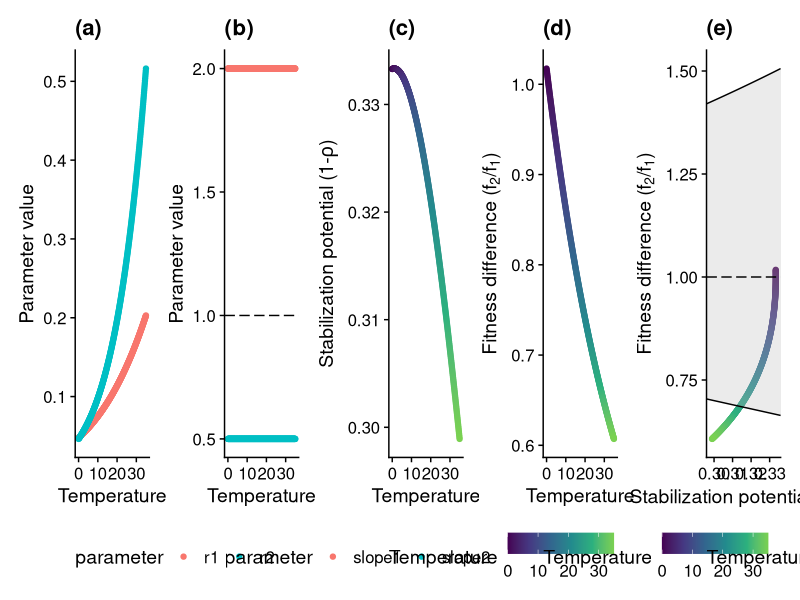
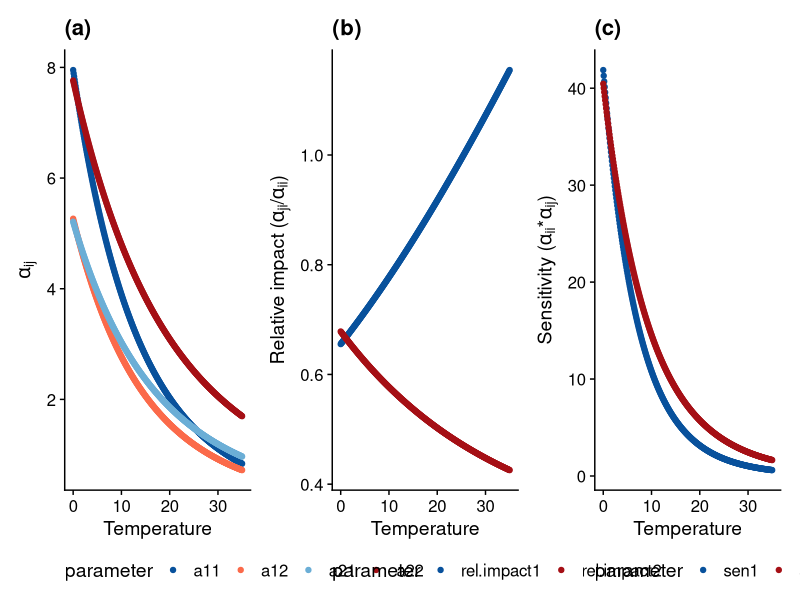
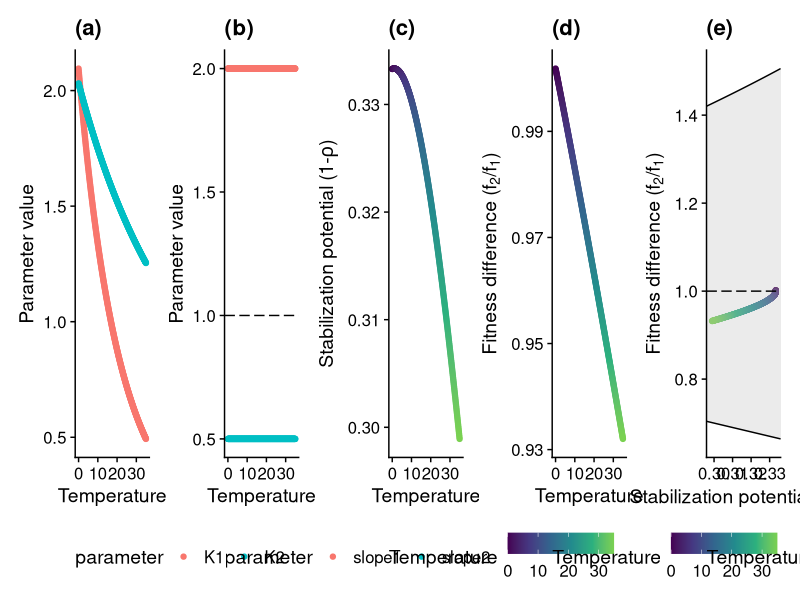
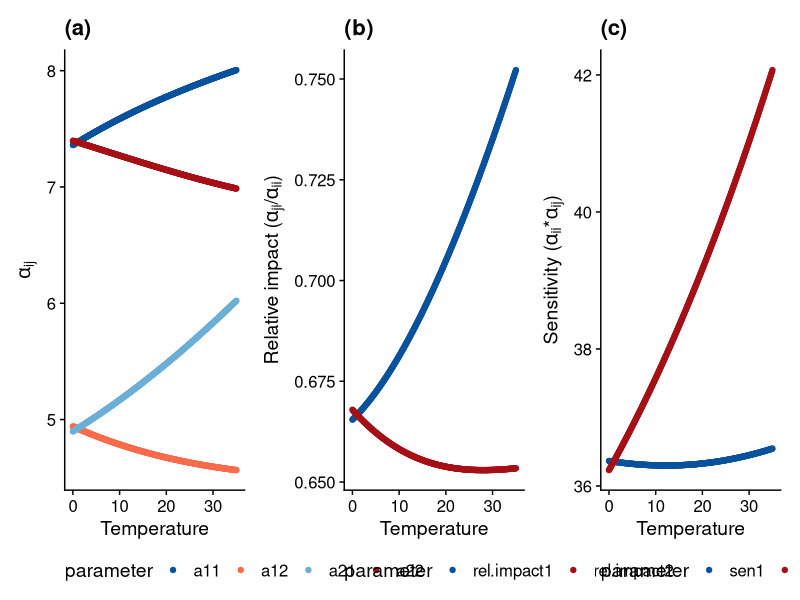
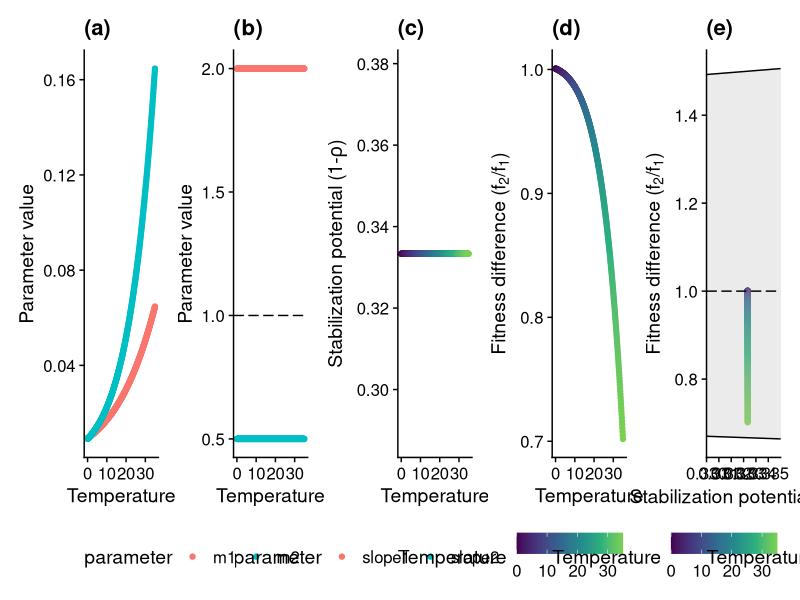
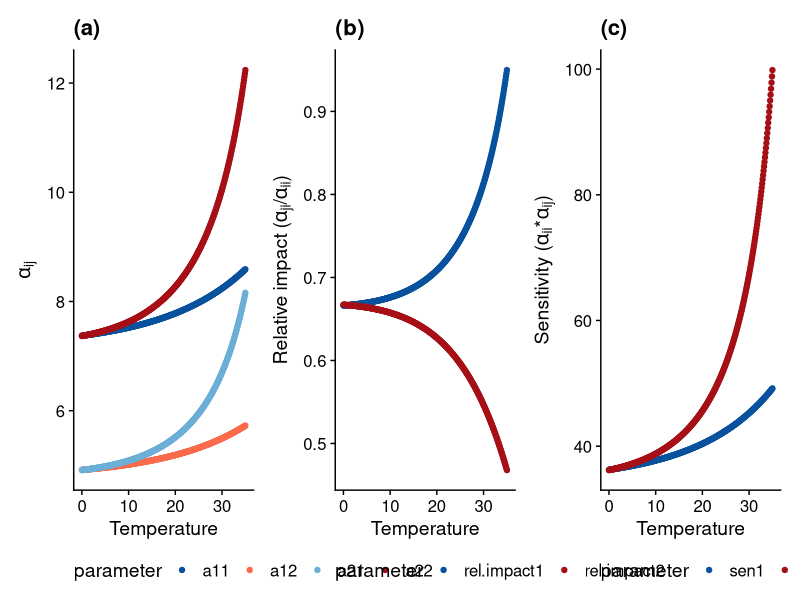
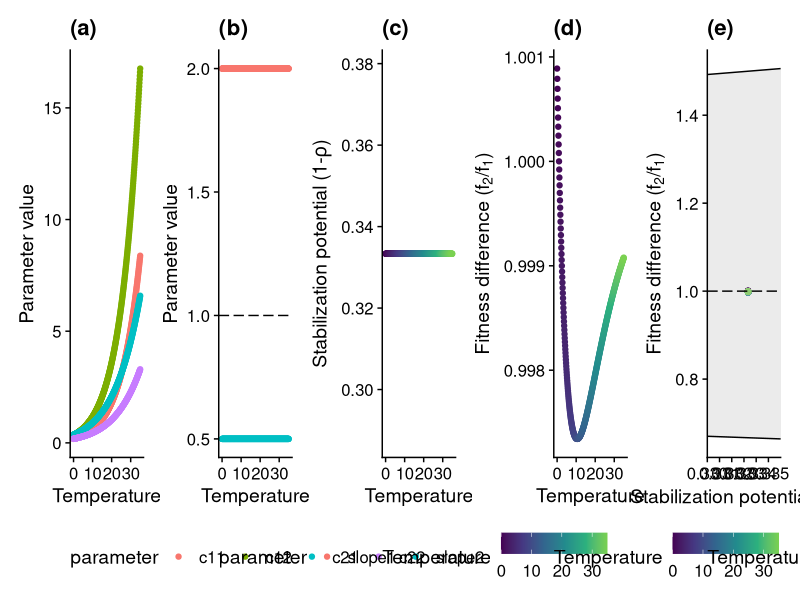
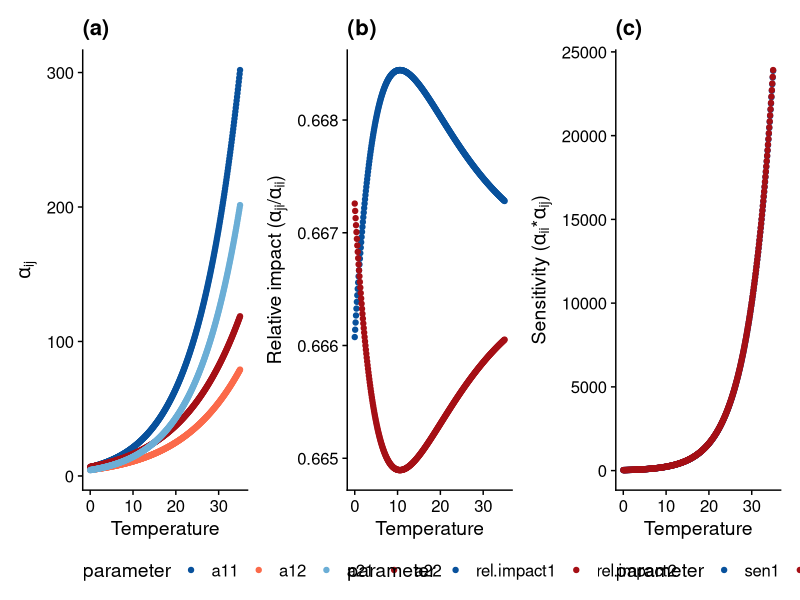

Generate these figures, in order, with R:
### PJK Apr 03 2020
library(tidyverse)
library(cowplot)
library(patchwork)
theme_set(theme_cowplot())



### Arrhenius function to model the temperature dependence
arrhenius_function <- function(Temp, E, b1, ref_temp = 1) {
  k <- 8.62e-05 #Boltzmann's constant
  E <- E # 0.6 # activation energy (eV)
  T <- Temp+273.15 #range of temp in K
  Tc <- ref_temp+273.15 #reference temperature
  
  metabolism<-(b1*exp(1)^(E*(1/(k*Tc)-1/(k*T))))
  return(metabolism)
}



### Function to calculate MCT components under different temperatures
temp_dependences_MacArthur <- function(T = 25, ref_temp2 = 1,
                                       r_Ea1 = 0.5, r_Ea2 = 0.5, 
                                       c_Ea11 = 0.8, c_Ea12 = 0.8, 
                                       c_Ea21 = 0.8, c_Ea22 = 0.8, 
                                       K_Ea1 = -0.3, K_Ea2 = -0.3, 
                                       v_Ea1 = 0.0, v_Ea2 = 0.0, 
                                       m_Ea1 = 0.6, m_Ea2 = 0.6){
  
  # resource growth rates
  r1 = arrhenius_function(Temp = T, E = r_Ea1, b1 = 0.05) 
  r2 = arrhenius_function(Temp = T, E = r_Ea2, b1 = 0.05) 
  
  # resource carrying capacity
  K1 = arrhenius_function(Temp = T, E = K_Ea1, b1 = 2) 
  K2 = arrhenius_function(Temp = T, E = K_Ea2, b1 = 2) 
  
  # cij = per capita consumption of comsumer i on resource j
  c11 = arrhenius_function(Temp = T, E = c_Ea11, b1 = 0.2)
  c12 = arrhenius_function(Temp = T, E = c_Ea12, b1 = 0.4)
  c21 = arrhenius_function(Temp = T, E = c_Ea21, b1 = 0.4)
  c22 = arrhenius_function(Temp = T, E = c_Ea22, b1 = 0.2) 
  
  # vij = conversion factor that converts resource j into biomass of consumer i
  v11 = arrhenius_function(Temp = T, E = v_Ea1, b1 = 0.2) 
  v12 = arrhenius_function(Temp = T, E = v_Ea1, b1 = 0.4) 
  v21 = arrhenius_function(Temp = T, E = v_Ea2, b1 = 0.4) 
  v22 = arrhenius_function(Temp = T, E = v_Ea2, b1 = 0.2)
  
  # mortality rates
  m1 = arrhenius_function(Temp = T, E = m_Ea1, b1 = 0.01)
  m2 = arrhenius_function(Temp = T, E = m_Ea2, b1 = 0.01)
  
  # Absolute competition coefficients
  beta11 = v11 * c11 * (K1/r1) * c11 + v12 * c12 * (K2/r2) * c12
  beta21 = v21 * c21 * (K1/r1) * c11 + v22 * c22 * (K2/r2) * c12
  beta22 = v21 * c21 * (K1/r1) * c21 + v22 * c22 * (K2/r2) * c22
  beta12 = v11 * c11 * (K1/r1) * c21 + v12 * c12 * (K2/r2) * c22
  g1 = v11 * c11 * K1 + v12 * c12 * K2 - m1
  g2 = v21 * c21 * K1 + v22 * c22 * K2 - m2
  
  # Relative competition coefficients 
  a11 = beta11 / g1
  a21 = beta21 / g2
  a22 = beta22 / g2
  a12 = beta12 / g1
  
  # MCT components
  rho <- sqrt((a12*a21)/(a11*a22)) #niche overlap
  stabil_potential <- 1 - rho #stabilizing potential
  fit_ratio <- sqrt((a11*a12)/(a22*a21))  #fitness ratio
  coexist <- rho < fit_ratio &  fit_ratio < 1/rho
  
  # report results
  data.frame(T = T, 
             a11 = a11, a12 = a12, a22 = a22, a21 = a21, g1 = g1, g2 = g2,
             stabil_potential = stabil_potential, fit_ratio = fit_ratio, rho = rho, coexist = coexist, 
             m1 = m1, m2 = m2, r1 = r1, r2 = r2, K1 = K1, K2 = K2,
             c11 = c11,  c12 = c12,  c21 = c21, c22 = c22)
}



### Function to plot: parameter values, consumption vector slopes, ND & FD
plot_MacArthur <- function(Data.parameter, Data.temperature){
  
  # panel a: parameter value ~ temperature | species
  panel.a = 
    ggplot(Data.parameter, 
           aes(x = T, y = value, col = parameter)) +
    geom_point() +
    xlab("Temperature") +
    ylab(label = "Parameter value") + 
    ggtitle("(a)") +
    theme(legend.position = "bottom")
  
  # panel b: consumption vector slope ~ temperature | species
  Temp = data.frame(T = Data.temperature$T, 
                    slope1 = Data.temperature$c12 / Data.temperature$c11, 
                    slope2 = Data.temperature$c22 / Data.temperature$c21)
  Temp = Temp %>% gather(value=value, key=parameter, -T)
  panel.b = 
    ggplot(Temp, 
           aes(x = T, y = value, col = parameter)) +
    geom_point() +
    geom_hline(yintercept = 1, linetype=5) +
    xlab("Temperature") +
    ylab("Parameter value") + 
    ggtitle("(b)") +
    theme(legend.position = "bottom")
  
  # panel c: ND ~ temperature
  panel.c = 
    Data.temperature %>%
    filter((g1 > 0) & (g2 > 0)) %>%
    ggplot(aes(x = T, y = stabil_potential, col = T)) +
    geom_point() +
    scale_color_viridis_c("Temperature", end = 0.8) +
    xlab("Temperature") +
    ylab(expression(paste("Stabilization potential (1-", rho, ")"))) + 
    ggtitle("(c)") +
    theme(legend.position = "bottom")
  
  # panel d: FD ~ temperature
  panel.d = 
    Data.temperature %>%
    filter((g1 > 0) & (g2 > 0)) %>%
    ggplot(aes(x = T, y = fit_ratio, col = T)) +
    geom_point() +
    scale_color_viridis_c("Temperature", end = 0.8) +
    xlab("Temperature") +
    ylab(expression(paste("Fitness difference (", f[2], "/", f[1], ")"))) + 
    ggtitle("(d)") +
    theme(legend.position = "bottom")
  
  # panel e: FD ~ ND
  panel.e = 
    Data.temperature %>%
    filter((g1 > 0) & (g2 > 0)) %>%
    ggplot(aes(x = stabil_potential, y = fit_ratio, col = T)) +
    geom_point() +
    geom_ribbon(data = data.frame(x = seq(min(Data.temperature$stabil_potential)*0.99, max(Data.temperature$stabil_potential)*1.01, 0.001)),
                aes(x = x,
                    y = NULL, 
                    ymin = 1-x,
                    ymax = 1/(1-x)),
                fill = "grey", color = "black", alpha = 0.3) +
    geom_hline(yintercept = 1, linetype=5) +
    scale_x_continuous(expand=c(0, 0)) + 
    scale_color_viridis_c("Temperature", end = 0.8) +
    xlab(expression(paste("Stabilization potential (1-", rho, ")"))) +
    ylab(expression(paste("Fitness difference (", f[2], "/", f[1], ")"))) + 
    ggtitle("(e)") +
    theme(legend.position = "bottom")
  
  # Combine panels
  return(panel.a + panel.b + panel.c + panel.d + panel.e + plot_layout(nrow=1))
  
}



### Function to plot: alpha, competitive impact, sensitivity to competition
plot_MacArthur_alpha <- function(Data.temperature){
  
  # panel a: alpha ~ temperature | species
  Data.alpha = Data.temperature[, c("T", "a11", "a12", "a22", "a21")] %>% gather(value=value, key=parameter, -T)
  panel.a = 
    ggplot(Data.alpha, 
           aes(x = T, y = value, col = parameter)) +
    geom_point() +
    scale_color_manual(values=c("a11"="#08519c", "a21"="#6baed6", "a22"="#a50f15", "a12"="#fb6a4a")) + 
    xlab("Temperature") +
    ylab(expression(alpha[ij])) + 
    ggtitle("(a)") +
    theme(legend.position = "bottom")
  
  # panel b: relative impact ~ temperature | species
  Temp = data.frame(T = Data.temperature$T, 
                    rel.impact1 = Data.temperature$a21 / Data.temperature$a11, 
                    rel.impact2 = Data.temperature$a12 / Data.temperature$a22)
  Temp = Temp %>% gather(value=value, key=parameter, -T)
  panel.b = 
    ggplot(Temp, 
           aes(x = T, y = value, col = parameter)) +
    geom_point() +
    scale_color_manual(values=c("rel.impact1"="#08519c", "rel.impact2"="#a50f15")) + 
    xlab("Temperature") +
    ylab(expression(paste("Relative impact (", alpha[ji], "/", alpha[ii], ")"))) + 
    ggtitle("(b)") +
    theme(legend.position = "bottom")
  
  # panel c: sensitivity to competition ~ temperature | species
  Temp2 = data.frame(T = Data.temperature$T, 
                     sen1 = Data.temperature$a12 * Data.temperature$a11, 
                     sen2 = Data.temperature$a21 * Data.temperature$a22)
  Temp2 = Temp2 %>% gather(value=value, key=parameter, -T)
  panel.c = 
    ggplot(Temp2, 
           aes(x = T, y = value, col = parameter)) +
    geom_point() +
    scale_color_manual(values=c("sen1"="#08519c", "sen2"="#a50f15")) + 
    xlab("Temperature") +
    ylab(expression(paste("Sensitivity (", alpha[ii], "*", alpha[ij], ")"))) + 
    ggtitle("(c)") +
    theme(legend.position = "bottom")
  
  # Combine panels
  return(panel.a + panel.b + panel.c + plot_layout(nrow=1))
  
}



### SIMULATE !
### r varies with temperature & species have different activation energy for r (benefitting Sp1: r_Ea2 > r_Ea1)
# ### Other parameters vary with temperature (same AE between species for other parameters) 
# Data.temperature.r = temp_dependences_MacArthur(T = seq(0, 35, by = 0.1), 
#                                                 r_Ea1 = 0.3, r_Ea2 = 0.5, 
#                                                 K_Ea1 = -0.3, K_Ea2 = -0.3, 
#                                                 c_Ea11 = 0.8, c_Ea12 = 0.8, 
#                                                 c_Ea21 = 0.8, c_Ea22 = 0.8, 
#                                                 v_Ea1 = 0.0, v_Ea2 = 0.0, 
#                                                 m_Ea1 = 0.6, m_Ea2 = 0.6)

### Other parameters do not vary with temperature (AE=0) to disentangle underlying mechanism 
### Patterns are similar with previous simulations
Data.temperature.r = temp_dependences_MacArthur(T = seq(0, 35, by = 0.1), 
                                                r_Ea1 = 0.3, r_Ea2 = 0.5, 
                                                K_Ea1 = -0.0, K_Ea2 = -0.0, 
                                                c_Ea11 = 0.0, c_Ea12 = 0.0, 
                                                c_Ea21 = 0.0, c_Ea22 = 0.0, 
                                                v_Ea1 = 0.0, v_Ea2 = 0.0, 
                                                m_Ea1 = 0.0, m_Ea2 = 0.0)
Data.parameter.r = Data.temperature.r[, c("T", "r1", "r2")] %>% gather(value=value, key=parameter, -T)
Plot.r = plot_MacArthur(Data.parameter.r, Data.temperature.r)
Plot.alpha.r = plot_MacArthur_alpha(Data.temperature.r)
ggsave(file="../figures/MacArthur-scenario-r.png", plot=Plot.r, device = "png", width=17.5, height=4)
ggsave(file="../figures/MacArthur-scenario-r-alpha.png", plot=Plot.alpha.r, device = "png", width=10.5, height=4)



### K varies with temperature & species have different activation energy for K (benefitting Sp1: K_Ea2 > K_Ea1)
# ### Other parameters vary with temperature (same AE between species for other parameters) 
# Data.temperature.K = temp_dependences_MacArthur(T = seq(0, 35, by = 0.1), 
#                                                 r_Ea1 = 0.5, r_Ea2 = 0.5, 
#                                                 K_Ea1 = -0.3, K_Ea2 = -0.1, 
#                                                 c_Ea11 = 0.8, c_Ea12 = 0.8, 
#                                                 c_Ea21 = 0.8, c_Ea22 = 0.8, 
#                                                 v_Ea1 = 0.0, v_Ea2 = 0.0, 
#                                                 m_Ea1 = 0.6, m_Ea2 = 0.6)

### Other parameters do not vary with temperature (AE=0) to disentangle underlying mechanism
### Patterns are similar with previous simulations
Data.temperature.K = temp_dependences_MacArthur(T = seq(0, 35, by = 0.1), 
                                                r_Ea1 = 0.0, r_Ea2 = 0.0, 
                                                K_Ea1 = -0.3, K_Ea2 = -0.1, 
                                                c_Ea11 = 0.0, c_Ea12 = 0.0, 
                                                c_Ea21 = 0.0, c_Ea22 = 0.0, 
                                                v_Ea1 = 0.0, v_Ea2 = 0.0, 
                                                m_Ea1 = 0.0, m_Ea2 = 0.0)
Data.parameter.K = Data.temperature.K[, c("T", "K1", "K2")] %>% gather(value=value, key=parameter, -T)
Plot.K = plot_MacArthur(Data.parameter.K, Data.temperature.K)
Plot.alpha.K = plot_MacArthur_alpha(Data.temperature.K)
ggsave(file="../figures/MacArthur-scenario-K.png", plot=Plot.K, device = "png", width=17.5, height=4)
ggsave(file="../figures/MacArthur-scenario-K-alpha.png", plot=Plot.alpha.K, device = "png", width=10.5, height=4)



### m varies with temperature & species have different activation energy for m (benefitting Sp1: m_Ea1 < m_Ea2)
# ### Other parameters vary with temperature (same AE between species for other parameters) 
# Data.temperature.m = temp_dependences_MacArthur(T = seq(0, 35, by = 0.1), 
#                                                 r_Ea1 = 0.5, r_Ea2 = 0.5, 
#                                                 K_Ea1 = -0.3, K_Ea2 = -0.3, 
#                                                 c_Ea11 = 0.8, c_Ea12 = 0.8, 
#                                                 c_Ea21 = 0.8, c_Ea22 = 0.8, 
#                                                 v_Ea1 = 0.0, v_Ea2 = 0.0, 
#                                                 m_Ea1 = 0.4, m_Ea2 = 0.6)

### Other parameters do not vary with temperature (AE=0) to disentangle underlying mechanism
### Patterns are similar with previous simulations
Data.temperature.m = temp_dependences_MacArthur(T = seq(0, 35, by = 0.1), 
                                                r_Ea1 = 0.0, r_Ea2 = 0.0, 
                                                K_Ea1 = -0.0, K_Ea2 = -0.0, 
                                                c_Ea11 = 0.0, c_Ea12 = 0.0, 
                                                c_Ea21 = 0.0, c_Ea22 = 0.0, 
                                                v_Ea1 = 0.0, v_Ea2 = 0.0, 
                                                m_Ea1 = 0.4, m_Ea2 = 0.6)
Data.parameter.m = Data.temperature.m[, c("T", "m1", "m2")] %>% gather(value=value, key=parameter, -T)
Plot.m = plot_MacArthur(Data.parameter.m, Data.temperature.m)
Plot.alpha.m = plot_MacArthur_alpha(Data.temperature.m)
ggsave(file="../figures/MacArthur-scenario-m.png", plot=Plot.m, device = "png", width=17.5, height=4)
ggsave(file="../figures/MacArthur-scenario-m-alpha.png", plot=Plot.alpha.m, device = "png", width=10.5, height=4)



### c varies with temperature & species have different activation energy for c (benefitting Sp1: c_Ea1i > c_Ea2i)
# ### Other parameters vary with temperature (same AE between species for other parameters) 
# Data.temperature.c = temp_dependences_MacArthur(T = seq(0, 35, by = 0.1),
#                                                 r_Ea1 = 0.5, r_Ea2 = 0.5,
#                                                 K_Ea1 = -0.3, K_Ea2 = -0.3,
#                                                 c_Ea11 = 0.8, c_Ea12 = 0.8,
#                                                 c_Ea21 = 0.6, c_Ea22 = 0.6,
#                                                 v_Ea1 = 0.0, v_Ea2 = 0.0,
#                                                 m_Ea1 = 0.6, m_Ea2 = 0.6)
# Data.parameter.c = Data.temperature.c[, c("T", "c11", "c12", "c21", "c22")] %>% gather(value=value, key=parameter, -T)
# Plot.c = plot_MacArthur(Data.parameter.c, Data.temperature.c)
# Plot.alpha.c = plot_MacArthur_alpha(Data.temperature.c)
# ggsave(file="../figures/MacArthur-scenario-c-2.png", plot=Plot.c, device = "png", width=17.5, height=4)
# ggsave(file="../figures/MacArthur-scenario-c-alpha-2.png", plot=Plot.alpha.c, device = "png", width=10.5, height=4)

### Other parameters do not vary with temperature (AE=0) to disentangle underlying mechanism
### Patterns are different with previous simulations, indicating interactive effect among parameters
Data.temperature.c = temp_dependences_MacArthur(T = seq(0, 35, by = 0.1), 
                                                r_Ea1 = 0.0, r_Ea2 = 0.0, 
                                                K_Ea1 = -0.0, K_Ea2 = -0.0, 
                                                c_Ea11 = 0.8, c_Ea12 = 0.8, 
                                                c_Ea21 = 0.6, c_Ea22 = 0.6, 
                                                v_Ea1 = 0.0, v_Ea2 = 0.0, 
                                                m_Ea1 = 0.0, m_Ea2 = 0.0)
Data.parameter.c = Data.temperature.c[, c("T", "c11", "c12", "c21", "c22")] %>% gather(value=value, key=parameter, -T)
Plot.c = plot_MacArthur(Data.parameter.c, Data.temperature.c)
Plot.alpha.c = plot_MacArthur_alpha(Data.temperature.c)
ggsave(file="../figures/MacArthur-scenario-c.png", plot=Plot.c, device = "png", width=17.5, height=4)
ggsave(file="../figures/MacArthur-scenario-c-alpha.png", plot=Plot.alpha.c, device = "png", width=10.5, height=4)



### preference varies with temperature & species have different activation energy for c (c_Ea11 > c_Ea12 & c_Ea22 > c_Ea21)
# ### Other parameters vary with temperature (same AE between species for other parameters) 
# Data.temperature.p = temp_dependences_MacArthur(T = seq(0, 35, by = 0.1),
#                                                 r_Ea1 = 0.5, r_Ea2 = 0.5,
#                                                 K_Ea1 = -0.3, K_Ea2 = -0.3,
#                                                 c_Ea11 = 0.95, c_Ea12 = 0.65,
#                                                 c_Ea21 = 0.6, c_Ea22 = 0.8,
#                                                 v_Ea1 = 0.0, v_Ea2 = 0.0,
#                                                 m_Ea1 = 0.6, m_Ea2 = 0.6)

### Other parameters do not vary with temperature (AE=0) to disentangle underlying mechanism
### Patterns are similar with previous simulations
Data.temperature.p = temp_dependences_MacArthur(T = seq(0, 35, by = 0.1), 
                                                r_Ea1 = 0.0, r_Ea2 = 0.0, 
                                                K_Ea1 = -0.0, K_Ea2 = -0.0, 
                                                c_Ea11 = 0.95, c_Ea12 = 0.65, 
                                                c_Ea21 = 0.6, c_Ea22 = 0.8, 
                                                v_Ea1 = 0.0, v_Ea2 = 0.0, 
                                                m_Ea1 = 0.0, m_Ea2 = 0.0)
Data.parameter.p = Data.temperature.p[, c("T", "c11", "c12", "c21", "c22")] %>% gather(value=value, key=parameter, -T)
Plot.p = plot_MacArthur(Data.parameter.p, Data.temperature.p)
Plot.alpha.p = plot_MacArthur_alpha(Data.temperature.p)
ggsave(file="../figures/MacArthur-scenario-p.png", plot=Plot.p, device = "png", width=14, height=4)
ggsave(file="../figures/MacArthur-scenario-p-alpha.png", plot=Plot.alpha.p, device = "png", width=10.5, height=4)





